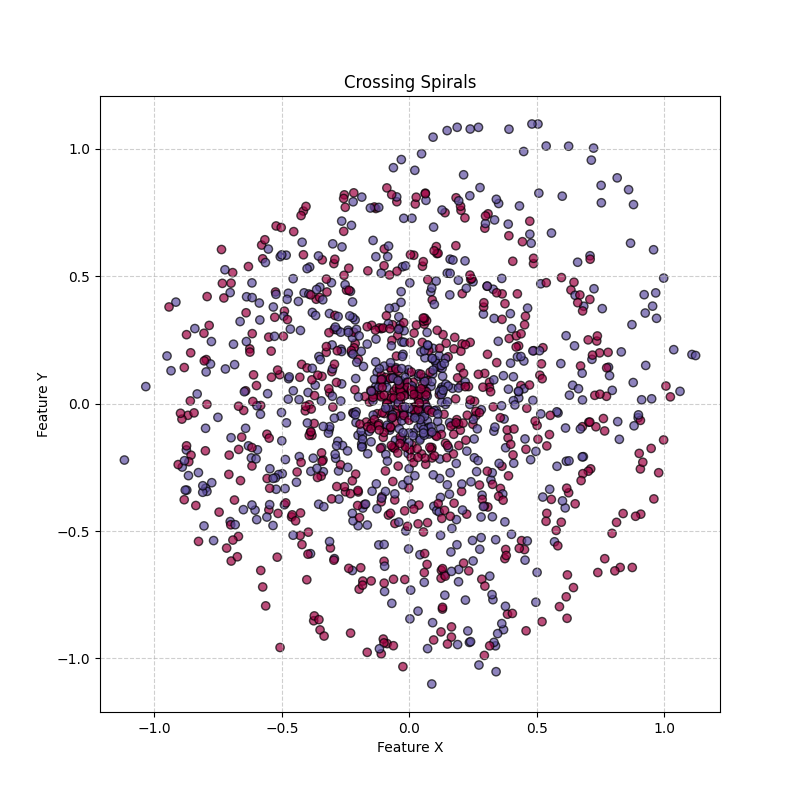

Python code for this plot:
import numpy as np
import pandas as pd
import matplotlib.pyplot as plt

def generate_crossing_spirals(n_samples=1200, noise=0.05):
    n_per_spiral = n_samples // 2
    
    theta = np.linspace(0, 4 * 2 * np.pi, n_per_spiral)
    
    # Spirale A
    r = theta / (4 * 2 * np.pi)
    x_a = r * np.cos(theta)
    y_a = r * np.sin(theta)
    
    # Spirale B (kreuzt sich)
    x_b = r * np.cos(theta + np.pi) * (1 + 0.3 * np.sin(theta * 2))
    y_b = r * np.sin(theta + np.pi) * (1 + 0.3 * np.cos(theta * 3))
    
    X = np.vstack([
        np.column_stack([x_a, y_a]),
        np.column_stack([x_b, y_b])
    ])
    
    # Noise
    noise_a = np.random.normal(0, noise, (n_per_spiral, 2))
    noise_b = np.random.normal(0, noise * 1.2, (n_per_spiral, 2))
    
    X[:n_per_spiral] += noise_a
    X[n_per_spiral:] += noise_b
    
    y = np.hstack([np.zeros(n_per_spiral), np.ones(n_per_spiral)])
    
    df = pd.DataFrame(X, columns=['x', 'y'])
    df['target'] = y.astype(int)
    df = df.sample(frac=1).reset_index(drop=True)
    
    return df

if __name__ == "__main__":
    df = generate_crossing_spirals(n_samples=1200, noise=0.05)
    
    filename = "crossing_spirals.csv"
    df.to_csv(filename, index=False)
    print(f"Dataset saved to {filename}")
    
    plt.figure(figsize=(8, 8))
    plt.scatter(df['x'], df['y'], c=df['target'], cmap='Spectral', edgecolors='k', alpha=0.7)
    plt.title("Crossing Spirals")
    plt.xlabel("Feature X")
    plt.ylabel("Feature Y")
    plt.axis('equal')
    plt.grid(True, linestyle='--', alpha=0.6)
    plt.savefig('crossing_spirals.png')
